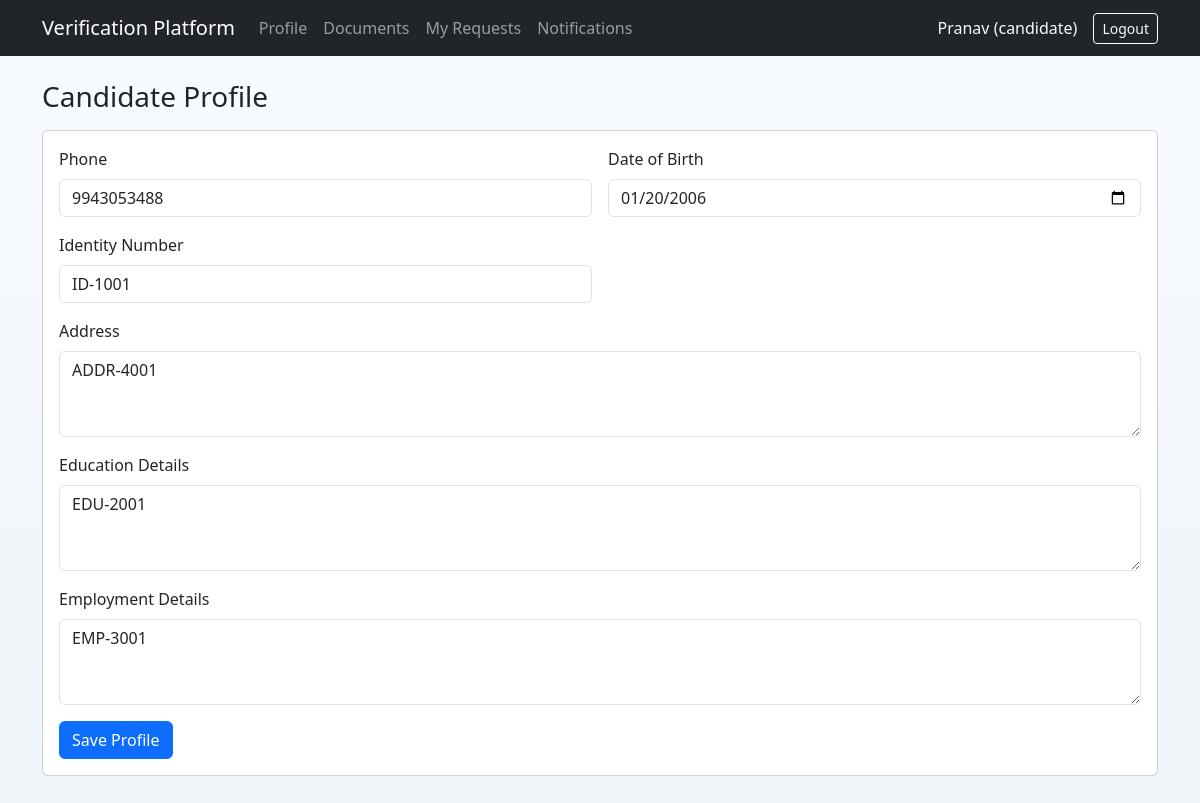
Page /candidate/profile (signed in) on the committed database.
### app/models.py (models this page shows, shortened)
class User(UserMixin, db.Model):
    __tablename__ = "users"
    id = db.Column(db.Integer, primary_key=True)
    username = db.Column(db.String(80), unique=True, nullable=False)
    password_hash = db.Column(db.String(255), nullable=False)
    full_name = db.Column(db.String(120), nullable=False)
    email = db.Column(db.String(120), unique=True, nullable=False)
    role = db.Column(db.Enum(Role), nullable=False, default=Role.CANDIDATE)
    is_active_user = db.Column(db.Boolean, nullable=False, default=True)
    created_at = db.Column(db.DateTime, default=utcnow_naive, nullable=False)
    candidate_profile = db.relationship(
        "CandidateProfile", back_populates="user", uselist=False
    )
    created_requests = db.relationship(
        "VerificationRequest",
        back_populates="recruiter",
        foreign_keys="VerificationRequest.created_by_recruiter_id",
    )
    assigned_requests = db.relationship(
        "VerificationRequest",
        back_populates="assigned_verifier",
        foreign_keys="VerificationRequest.assigned_verifier_id",
    )
    uploaded_documents = db.relationship(
        "Document", back_populates="uploaded_by", foreign_keys="Document.uploaded_by_user_id"
    )
    notifications = db.relationship("Notification", back_populates="user")
    @property
    def is_active(self) -> bool:  # Flask-Login integration
        return self.is_active_user

class CandidateProfile(db.Model):
    __tablename__ = "candidate_profiles"
    id = db.Column(db.Integer, primary_key=True)
    user_id = db.Column(db.Integer, db.ForeignKey("users.id"), unique=True, nullable=False)
    phone = db.Column(db.String(20), nullable=True)
    date_of_birth = db.Column(db.String(20), nullable=True)
    identity_number = db.Column(db.String(80), nullable=True)
    address = db.Column(db.Text, nullable=True)
    education_details = db.Column(db.Text, nullable=True)
    employment_details = db.Column(db.Text, nullable=True)
    created_at = db.Column(db.DateTime, default=utcnow_naive, nullable=False)
    updated_at = db.Column(
        db.DateTime, default=utcnow_naive, onupdate=utcnow_naive, nullable=False
    )
    user = db.relationship("User", back_populates="candidate_profile")
    documents = db.relationship(
        "Document", back_populates="candidate_profile", cascade="all, delete-orphan"
    )
    verification_requests = db.relationship(
        "VerificationRequest",
        back_populates="candidate_profile",
        cascade="all, delete-orphan",
    )

### app/routes.py (the view, shortened to what this page needs)
@candidate_bp.route("/profile", methods=["GET", "POST"], endpoint="profile")
@role_required(Role.CANDIDATE)
def candidate_profile():
    profile = current_user.candidate_profile
    if profile is None:
        flash("Candidate profile missing. Contact admin.", "danger")
        return redirect(url_for("main.index"))
    return render_template("candidate/profile.html", profile=profile)

### app/utils.py (called while the page is built)
def role_required(*roles: Role):
    def decorator(view_func):
        @wraps(view_func)
        @login_required
        def wrapped(*args, **kwargs):
            if current_user.role not in roles:
                abort(403)
            return view_func(*args, **kwargs)
        return wrapped
    return decorator

### app/templates/candidate/profile.html (shortened to what this page needs)
{% extends "base.html" %}
{% block content %}
<h1 class="h3 mb-3">Candidate Profile</h1>
<div class="card">
  <div class="card-body">
    <form method="post" class="row g-3">
      <div class="col-md-6">
        <label class="form-label">Phone</label>
        <input class="form-control" name="phone" value="{{ profile.phone or '' }}">
      </div>
      <div class="col-md-6">
        <label class="form-label">Date of Birth</label>
        <input class="form-control" type="date" name="date_of_birth" value="{{ profile.date_of_birth or '' }}">
      </div>
      <div class="col-md-6">
        <label class="form-label">Identity Number</label>
        <input class="form-control" name="identity_number" value="{{ profile.identity_number or '' }}" placeholder="e.g. ID-1001">
      </div>
      <div class="col-12">
        <label class="form-label">Address</label>
        <textarea class="form-control" rows="3" name="address" placeholder="Include mock address ID, e.g. ADDR-4001">{{ profile.address or '' }}</textarea>
      </div>
      <div class="col-12">
        <label class="form-label">Education Details</label>
        <textarea class="form-control" rows="3" name="education_details" placeholder="Include mock education ID, e.g. EDU-2001">{{ profile.education_details or '' }}</textarea>
      </div>
      <div class="col-12">
        <label class="form-label">Employment Details</label>
        <textarea class="form-control" rows="3" name="employment_details" placeholder="Include mock employment ID, e.g. EMP-3001">{{ profile.employment_details or '' }}</textarea>
      </div>
      <div class="col-12">
        <button class="btn btn-primary" type="submit">Save Profile</button>
      </div>
    </form>
  </div>
</div>
{% endblock %}

### app/templates/base.html (shortened to what this page needs)
<!doctype html>
<html lang="en">
  <head>
    <link href="https://cdn.jsdelivr.net/npm/bootstrap@5.3.3/dist/css/bootstrap.min.css" rel="stylesheet">
    <link href="{{ url_for('static', filename='css/style.css') }}" rel="stylesheet">
  </head>
  <body>
    <nav class="navbar navbar-expand-lg navbar-dark bg-dark mb-4">
      <div class="container">
        <a class="navbar-brand" href="{{ url_for('main.index') }}">Verification Platform</a>
        <div class="collapse navbar-collapse" id="mainNav">
          <ul class="navbar-nav me-auto mb-2 mb-lg-0">
            {% if current_user.is_authenticated %}
              {% if current_user.role.value == 'admin' %}
                <li class="nav-item"><a class="nav-link" href="{{ url_for('admin.dashboard') }}">Dashboard</a></li>
                <li class="nav-item"><a class="nav-link" href="{{ url_for('admin.user_list') }}">Users</a></li>
                <li class="nav-item"><a class="nav-link" href="{{ url_for('admin.request_monitor') }}">Requests</a></li>
              {% elif current_user.role.value == 'candidate' %}
                <li class="nav-item"><a class="nav-link" href="{{ url_for('candidate.profile') }}">Profile</a></li>
                <li class="nav-item"><a class="nav-link" href="{{ url_for('candidate.documents') }}">Documents</a></li>
                <li class="nav-item"><a class="nav-link" href="{{ url_for('candidate.request_list') }}">My Requests</a></li>
              {% elif current_user.role.value == 'verifier' %}
                <li class="nav-item"><a class="nav-link" href="{{ url_for('verifier.task_list') }}">My Tasks</a></li>
              {% endif %}
              <li class="nav-item"><a class="nav-link" href="{{ url_for('main.notifications') }}">Notifications </a></li>
            {% endif %}
          </ul>
          <ul class="navbar-nav ms-auto">
            {% if current_user.is_authenticated %}
              <li class="nav-item text-light d-flex align-items-center me-3">
                {{ current_user.full_name }} ({{ current_user.role.value }})
              </li>
              <li class="nav-item">
                <form action="{{ url_for('auth.logout') }}" method="post" class="m-0">
                  <button class="btn btn-outline-light btn-sm" type="submit">Logout</button>
                </form>
              </li>
            {% else %}
              <li class="nav-item"><a class="nav-link" href="{{ url_for('auth.login') }}">Login</a></li>
              <li class="nav-item"><a class="nav-link" href="{{ url_for('auth.register_candidate') }}">Register</a></li>
            {% endif %}
          </ul>
        </div>
      </div>
    </nav>
    <main class="container mb-5">
      {% block content %}{% endblock %}
    </main>
  </body>
</html>

### app/static/css/style.css (style rules this page uses)
body { background: linear-gradient(180deg, #f8fbff 0%, #eef4f8 100%); }

### rows in the picture
User: full_name "Pranav", role.value "candidate"
CandidateProfile: phone "9943053488", date_of_birth "01/20/2006", identity_number "ID-1001", address "ADDR-4001", education_details "EDU-2001", employment_details "EMP-3001"
